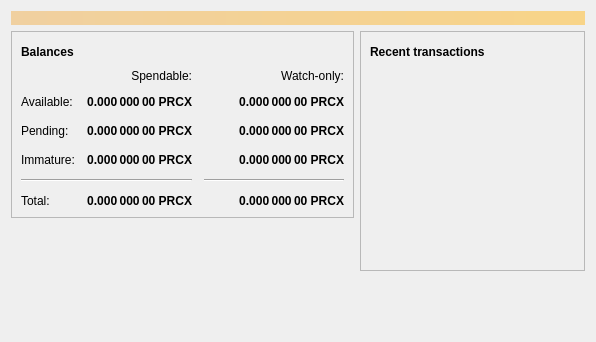
<?xml version="1.0" encoding="UTF-8"?>
<ui version="4.0">
 <class>OverviewPage</class>
 <widget class="QWidget" name="OverviewPage">
  <property name="geometry">
   <rect>
    <x>0</x>
    <y>0</y>
    <width>596</width>
    <height>342</height>
   </rect>
  </property>
  <property name="windowTitle">
   <string>Form</string>
  </property>
  <layout class="QVBoxLayout" name="topLayout">
   <item>
    <widget class="QLabel" name="labelAlerts">
     <property name="visible">
      <bool>false</bool>
     </property>
     <property name="styleSheet">
      <string notr="true">QLabel { background-color: qlineargradient(x1: 0, y1: 0, x2: 1, y2: 0, stop:0 #F0D0A0, stop:1 #F8D488); color:#000000; }</string>
     </property>
     <property name="wordWrap">
      <bool>true</bool>
     </property>
     <property name="margin">
      <number>3</number>
     </property>
     <property name="textInteractionFlags">
      <set>Qt::TextSelectableByMouse</set>
     </property>
    </widget>
   </item>
   <item>
    <layout class="QHBoxLayout" name="horizontalLayout" stretch="1,1">
     <item>
      <layout class="QVBoxLayout" name="verticalLayout_2">
       <item>
        <widget class="QFrame" name="frame">
         <property name="frameShape">
          <enum>QFrame::StyledPanel</enum>
         </property>
         <property name="frameShadow">
          <enum>QFrame::Raised</enum>
         </property>
         <layout class="QVBoxLayout" name="verticalLayout_4">
          <item>
           <layout class="QHBoxLayout" name="horizontalLayout_4">
            <item>
             <widget class="QLabel" name="label_5">
              <property name="font">
               <font>
                <weight>75</weight>
                <bold>true</bold>
               </font>
              </property>
              <property name="text">
               <string>Balances</string>
              </property>
             </widget>
            </item>
            <item>
             <widget class="QPushButton" name="labelWalletStatus">
              <property name="enabled">
               <bool>true</bool>
              </property>
              <property name="maximumSize">
               <size>
                <width>30</width>
                <height>16777215</height>
               </size>
              </property>
              <property name="toolTip">
               <string>The displayed information may be out of date. Your wallet automatically synchronizes with the PricecoinX network after a connection is established, but this process has not completed yet.</string>
              </property>
              <property name="text">
               <string/>
              </property>
              <property name="icon">
               <iconset resource="../bitcoin.qrc">
                <normaloff>:/icons/warning</normaloff>
                <disabledoff>:/icons/warning</disabledoff>:/icons/warning</iconset>
              </property>
              <property name="iconSize">
               <size>
                <width>24</width>
                <height>24</height>
               </size>
              </property>
              <property name="flat">
               <bool>true</bool>
              </property>
             </widget>
            </item>
            <item>
             <spacer name="horizontalSpacer_3">
              <property name="orientation">
               <enum>Qt::Horizontal</enum>
              </property>
              <property name="sizeHint" stdset="0">
               <size>
                <width>40</width>
                <height>20</height>
               </size>
              </property>
             </spacer>
            </item>
           </layout>
          </item>
          <item>
           <layout class="QGridLayout" name="gridLayout">
            <property name="spacing">
             <number>12</number>
            </property>
            <item row="2" column="2">
             <widget class="QLabel" name="labelWatchPending">
              <property name="font">
               <font>
                <weight>75</weight>
                <bold>true</bold>
               </font>
              </property>
              <property name="cursor">
               <cursorShape>IBeamCursor</cursorShape>
              </property>
              <property name="toolTip">
               <string>Unconfirmed transactions to watch-only addresses</string>
              </property>
              <property name="text">
               <string notr="true">0.000 000 00 PRCX</string>
              </property>
              <property name="alignment">
               <set>Qt::AlignRight|Qt::AlignTrailing|Qt::AlignVCenter</set>
              </property>
              <property name="textInteractionFlags">
               <set>Qt::LinksAccessibleByMouse|Qt::TextSelectableByKeyboard|Qt::TextSelectableByMouse</set>
              </property>
             </widget>
            </item>
            <item row="2" column="1">
             <widget class="QLabel" name="labelUnconfirmed">
              <property name="font">
               <font>
                <weight>75</weight>
                <bold>true</bold>
               </font>
              </property>
              <property name="cursor">
               <cursorShape>IBeamCursor</cursorShape>
              </property>
              <property name="toolTip">
               <string>Total of transactions that have yet to be confirmed, and do not yet count toward the spendable balance</string>
              </property>
              <property name="text">
               <string notr="true">0.000 000 00 PRCX</string>
              </property>
              <property name="alignment">
               <set>Qt::AlignRight|Qt::AlignTrailing|Qt::AlignVCenter</set>
              </property>
              <property name="textInteractionFlags">
               <set>Qt::LinksAccessibleByMouse|Qt::TextSelectableByKeyboard|Qt::TextSelectableByMouse</set>
              </property>
             </widget>
            </item>
            <item row="3" column="2">
             <widget class="QLabel" name="labelWatchImmature">
              <property name="font">
               <font>
                <weight>75</weight>
                <bold>true</bold>
               </font>
              </property>
              <property name="cursor">
               <cursorShape>IBeamCursor</cursorShape>
              </property>
              <property name="toolTip">
               <string>Mined balance in watch-only addresses that has not yet matured</string>
              </property>
              <property name="text">
               <string notr="true">0.000 000 00 PRCX</string>
              </property>
              <property name="alignment">
               <set>Qt::AlignRight|Qt::AlignTrailing|Qt::AlignVCenter</set>
              </property>
              <property name="textInteractionFlags">
               <set>Qt::LinksAccessibleByMouse|Qt::TextSelectableByKeyboard|Qt::TextSelectableByMouse</set>
              </property>
             </widget>
            </item>
            <item row="4" column="0" colspan="2">
             <widget class="Line" name="line">
              <property name="orientation">
               <enum>Qt::Horizontal</enum>
              </property>
             </widget>
            </item>
            <item row="4" column="2">
             <widget class="Line" name="lineWatchBalance">
              <property name="sizePolicy">
               <sizepolicy hsizetype="Preferred" vsizetype="Fixed">
                <horstretch>0</horstretch>
                <verstretch>0</verstretch>
               </sizepolicy>
              </property>
              <property name="minimumSize">
               <size>
                <width>140</width>
                <height>0</height>
               </size>
              </property>
              <property name="orientation">
               <enum>Qt::Horizontal</enum>
              </property>
             </widget>
            </item>
            <item row="5" column="0">
             <widget class="QLabel" name="labelTotalText">
              <property name="text">
               <string>Total:</string>
              </property>
             </widget>
            </item>
            <item row="3" column="1">
             <widget class="QLabel" name="labelImmature">
              <property name="font">
               <font>
                <weight>75</weight>
                <bold>true</bold>
               </font>
              </property>
              <property name="cursor">
               <cursorShape>IBeamCursor</cursorShape>
              </property>
              <property name="toolTip">
               <string>Mined balance that has not yet matured</string>
              </property>
              <property name="text">
               <string notr="true">0.000 000 00 PRCX</string>
              </property>
              <property name="alignment">
               <set>Qt::AlignRight|Qt::AlignTrailing|Qt::AlignVCenter</set>
              </property>
              <property name="textInteractionFlags">
               <set>Qt::LinksAccessibleByMouse|Qt::TextSelectableByKeyboard|Qt::TextSelectableByMouse</set>
              </property>
             </widget>
            </item>
            <item row="2" column="3">
             <spacer name="horizontalSpacer_2">
              <property name="orientation">
               <enum>Qt::Horizontal</enum>
              </property>
              <property name="sizeHint" stdset="0">
               <size>
                <width>40</width>
                <height>20</height>
               </size>
              </property>
             </spacer>
            </item>
            <item row="3" column="0">
             <widget class="QLabel" name="labelImmatureText">
              <property name="text">
               <string>Immature:</string>
              </property>
             </widget>
            </item>
            <item row="5" column="1">
             <widget class="QLabel" name="labelTotal">
              <property name="font">
               <font>
                <weight>75</weight>
                <bold>true</bold>
               </font>
              </property>
              <property name="cursor">
               <cursorShape>IBeamCursor</cursorShape>
              </property>
              <property name="toolTip">
               <string>Your current total balance</string>
              </property>
              <property name="text">
               <string notr="true">0.000 000 00 PRCX</string>
              </property>
              <property name="alignment">
               <set>Qt::AlignRight|Qt::AlignTrailing|Qt::AlignVCenter</set>
              </property>
              <property name="textInteractionFlags">
               <set>Qt::LinksAccessibleByMouse|Qt::TextSelectableByKeyboard|Qt::TextSelectableByMouse</set>
              </property>
             </widget>
            </item>
            <item row="5" column="2">
             <widget class="QLabel" name="labelWatchTotal">
              <property name="font">
               <font>
                <weight>75</weight>
                <bold>true</bold>
               </font>
              </property>
              <property name="cursor">
               <cursorShape>IBeamCursor</cursorShape>
              </property>
              <property name="toolTip">
               <string>Current total balance in watch-only addresses</string>
              </property>
              <property name="text">
               <string notr="true">0.000 000 00 PRCX</string>
              </property>
              <property name="alignment">
               <set>Qt::AlignRight|Qt::AlignTrailing|Qt::AlignVCenter</set>
              </property>
              <property name="textInteractionFlags">
               <set>Qt::LinksAccessibleByMouse|Qt::TextSelectableByKeyboard|Qt::TextSelectableByMouse</set>
              </property>
             </widget>
            </item>
            <item row="0" column="2">
             <widget class="QLabel" name="labelWatchonly">
              <property name="text">
               <string>Watch-only:</string>
              </property>
              <property name="alignment">
               <set>Qt::AlignRight|Qt::AlignTrailing|Qt::AlignVCenter</set>
              </property>
             </widget>
            </item>
            <item row="1" column="0">
             <widget class="QLabel" name="labelBalanceText">
              <property name="text">
               <string>Available:</string>
              </property>
             </widget>
            </item>
            <item row="1" column="1">
             <widget class="QLabel" name="labelBalance">
              <property name="font">
               <font>
                <weight>75</weight>
                <bold>true</bold>
               </font>
              </property>
              <property name="cursor">
               <cursorShape>IBeamCursor</cursorShape>
              </property>
              <property name="toolTip">
               <string>Your current spendable balance</string>
              </property>
              <property name="text">
               <string notr="true">0.000 000 00 PRCX</string>
              </property>
              <property name="alignment">
               <set>Qt::AlignRight|Qt::AlignTrailing|Qt::AlignVCenter</set>
              </property>
              <property name="textInteractionFlags">
               <set>Qt::LinksAccessibleByMouse|Qt::TextSelectableByKeyboard|Qt::TextSelectableByMouse</set>
              </property>
             </widget>
            </item>
            <item row="1" column="2">
             <widget class="QLabel" name="labelWatchAvailable">
              <property name="font">
               <font>
                <weight>75</weight>
                <bold>true</bold>
               </font>
              </property>
              <property name="cursor">
               <cursorShape>IBeamCursor</cursorShape>
              </property>
              <property name="toolTip">
               <string>Your current balance in watch-only addresses</string>
              </property>
              <property name="text">
               <string notr="true">0.000 000 00 PRCX</string>
              </property>
              <property name="alignment">
               <set>Qt::AlignRight|Qt::AlignTrailing|Qt::AlignVCenter</set>
              </property>
              <property name="textInteractionFlags">
               <set>Qt::LinksAccessibleByMouse|Qt::TextSelectableByKeyboard|Qt::TextSelectableByMouse</set>
              </property>
             </widget>
            </item>
            <item row="2" column="0">
             <widget class="QLabel" name="labelPendingText">
              <property name="text">
               <string>Pending:</string>
              </property>
             </widget>
            </item>
            <item row="0" column="1">
             <widget class="QLabel" name="labelSpendable">
              <property name="text">
               <string>Spendable:</string>
              </property>
              <property name="alignment">
               <set>Qt::AlignRight|Qt::AlignTrailing|Qt::AlignVCenter</set>
              </property>
             </widget>
            </item>
           </layout>
          </item>
         </layout>
        </widget>
       </item>
       <item>
        <spacer name="verticalSpacer">
         <property name="orientation">
          <enum>Qt::Vertical</enum>
         </property>
         <property name="sizeHint" stdset="0">
          <size>
           <width>20</width>
           <height>40</height>
          </size>
         </property>
        </spacer>
       </item>
      </layout>
     </item>
     <item>
      <layout class="QVBoxLayout" name="verticalLayout_3">
       <item>
        <widget class="QFrame" name="frame_2">
         <property name="frameShape">
          <enum>QFrame::StyledPanel</enum>
         </property>
         <property name="frameShadow">
          <enum>QFrame::Raised</enum>
         </property>
         <layout class="QVBoxLayout" name="verticalLayout">
          <item>
           <layout class="QHBoxLayout" name="horizontalLayout_2">
            <item>
             <widget class="QLabel" name="label_4">
              <property name="font">
               <font>
                <weight>75</weight>
                <bold>true</bold>
               </font>
              </property>
              <property name="text">
               <string>Recent transactions</string>
              </property>
             </widget>
            </item>
            <item>
             <widget class="QPushButton" name="labelTransactionsStatus">
              <property name="enabled">
               <bool>true</bool>
              </property>
              <property name="maximumSize">
               <size>
                <width>30</width>
                <height>16777215</height>
               </size>
              </property>
              <property name="toolTip">
               <string>The displayed information may be out of date. Your wallet automatically synchronizes with the PricecoinX network after a connection is established, but this process has not completed yet.</string>
              </property>
              <property name="text">
               <string/>
              </property>
              <property name="icon">
               <iconset resource="../bitcoin.qrc">
                <normaloff>:/icons/warning</normaloff>
                <disabledoff>:/icons/warning</disabledoff>:/icons/warning</iconset>
              </property>
              <property name="iconSize">
               <size>
                <width>24</width>
                <height>24</height>
               </size>
              </property>
              <property name="flat">
               <bool>true</bool>
              </property>
             </widget>
            </item>
            <item>
             <spacer name="horizontalSpacer">
              <property name="orientation">
               <enum>Qt::Horizontal</enum>
              </property>
              <property name="sizeHint" stdset="0">
               <size>
                <width>40</width>
                <height>20</height>
               </size>
              </property>
             </spacer>
            </item>
           </layout>
          </item>
          <item>
           <widget class="QListView" name="listTransactions">
            <property name="styleSheet">
             <string notr="true">QListView { background: transparent; }</string>
            </property>
            <property name="frameShape">
             <enum>QFrame::NoFrame</enum>
            </property>
            <property name="verticalScrollBarPolicy">
             <enum>Qt::ScrollBarAlwaysOff</enum>
            </property>
            <property name="horizontalScrollBarPolicy">
             <enum>Qt::ScrollBarAlwaysOff</enum>
            </property>
            <property name="selectionMode">
             <enum>QAbstractItemView::NoSelection</enum>
            </property>
           </widget>
          </item>
         </layout>
        </widget>
       </item>
       <item>
        <spacer name="verticalSpacer_2">
         <property name="orientation">
          <enum>Qt::Vertical</enum>
         </property>
         <property name="sizeHint" stdset="0">
          <size>
           <width>20</width>
           <height>40</height>
          </size>
         </property>
        </spacer>
       </item>
      </layout>
     </item>
    </layout>
   </item>
  </layout>
 </widget>
 <resources/>
 <connections/>
</ui>
